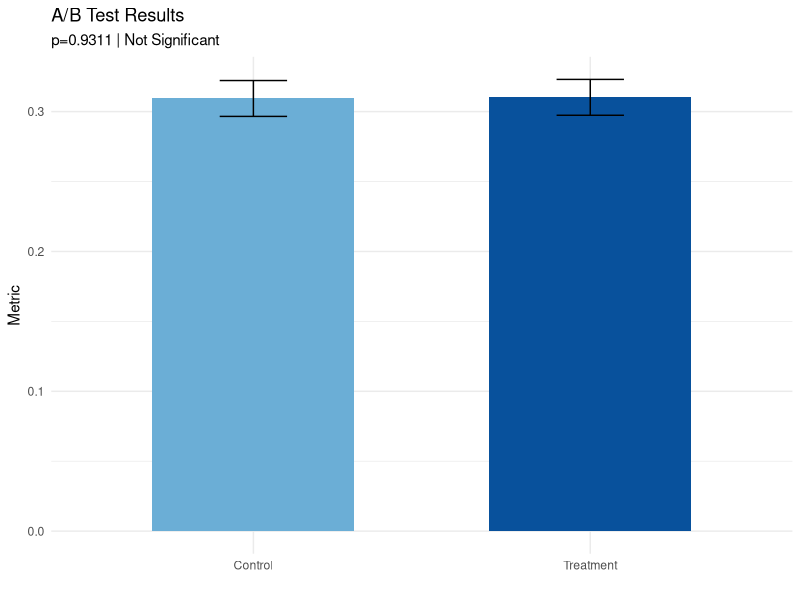

The R source for this figure:
# Music Streaming Analytics - A/B Testing in R
# =============================================

library(dplyr)
library(ggplot2)
theme_set(theme_minimal())

# Sample size calculation
calculate_sample_size <- function(baseline_rate, mde, power = 0.80, alpha = 0.05) {
  treatment_rate <- baseline_rate * (1 + mde)
  pooled_rate <- (baseline_rate + treatment_rate) / 2
  z_alpha <- qnorm(1 - alpha/2)
  z_beta <- qnorm(power)
  effect <- abs(treatment_rate - baseline_rate)
  variance <- 2 * pooled_rate * (1 - pooled_rate)
  ceiling(variance * (z_alpha + z_beta)^2 / effect^2)
}

# A/B Test Analysis
analyze_ab_test <- function(control_data, treatment_data, metric = "value", alpha = 0.05) {
  control <- control_data[[metric]]
  treatment <- treatment_data[[metric]]
  
  control_mean <- mean(control, na.rm = TRUE)
  treatment_mean <- mean(treatment, na.rm = TRUE)
  control_sd <- sd(control, na.rm = TRUE)
  treatment_sd <- sd(treatment, na.rm = TRUE)
  control_n <- length(na.omit(control))
  treatment_n <- length(na.omit(treatment))
  
  absolute_effect <- treatment_mean - control_mean
  relative_effect <- absolute_effect / control_mean
  
  t_test <- t.test(treatment, control, var.equal = FALSE)
  p_value <- t_test$p.value
  
  pooled_se <- sqrt((control_sd^2 / control_n) + (treatment_sd^2 / treatment_n))
  z <- qnorm(1 - alpha/2)
  ci_lower <- absolute_effect - z * pooled_se
  ci_upper <- absolute_effect + z * pooled_se
  
  pooled_sd <- sqrt(((control_n - 1) * control_sd^2 + (treatment_n - 1) * treatment_sd^2) / 
                      (control_n + treatment_n - 2))
  cohens_d <- absolute_effect / pooled_sd
  
  list(
    control_mean = control_mean, treatment_mean = treatment_mean,
    control_sd = control_sd, treatment_sd = treatment_sd,
    control_n = control_n, treatment_n = treatment_n,
    absolute_effect = absolute_effect, relative_effect = relative_effect,
    p_value = p_value, ci_lower = ci_lower, ci_upper = ci_upper,
    is_significant = p_value < alpha, cohens_d = cohens_d,
    t_statistic = t_test$statistic
  )
}

# Generate report
generate_report <- function(results, test_name = "A/B Test") {
  cat("\n", strrep("=", 60), "\n")
  cat(sprintf("A/B TEST: %s\n", test_name))
  cat(strrep("=", 60), "\n")
  cat(sprintf("Control: n=%d, mean=%.4f\n", results$control_n, results$control_mean))
  cat(sprintf("Treatment: n=%d, mean=%.4f\n", results$treatment_n, results$treatment_mean))
  cat(sprintf("Effect: %+.4f (%+.2f%%)\n", results$absolute_effect, results$relative_effect * 100))
  cat(sprintf("95%% CI: [%.4f, %.4f]\n", results$ci_lower, results$ci_upper))
  cat(sprintf("P-value: %.4f\n", results$p_value))
  cat(sprintf("Significant: %s\n", ifelse(results$is_significant, "YES", "NO")))
  cat(sprintf("Cohen's d: %.3f\n", results$cohens_d))
  cat(strrep("=", 60), "\n\n")
}

# Plot results
plot_ab_results <- function(results, save_path = NULL) {
  data <- data.frame(
    group = c("Control", "Treatment"),
    mean = c(results$control_mean, results$treatment_mean),
    se = c(results$control_sd, results$treatment_sd) / sqrt(c(results$control_n, results$treatment_n))
  )
  
  p <- ggplot(data, aes(x = group, y = mean, fill = group)) +
    geom_col(width = 0.6) +
    geom_errorbar(aes(ymin = mean - 1.96*se, ymax = mean + 1.96*se), width = 0.2) +
    scale_fill_manual(values = c("Control" = "#6baed6", "Treatment" = "#08519c")) +
    labs(title = "A/B Test Results",
         subtitle = sprintf("p=%.4f | %s", results$p_value, 
                           ifelse(results$is_significant, "Significant", "Not Significant")),
         x = "", y = "Metric") +
    theme(legend.position = "none")
  
  if (!is.null(save_path)) ggsave(save_path, p, width = 8, height = 6, dpi = 150)
  p
}

# Simulation
run_ab_simulation <- function(n_users = 10000, baseline = 0.30, effect = 0.05, seed = 42) {
  set.seed(seed)
  
  control_n <- n_users %/% 2
  treatment_n <- n_users - control_n
  
  control_data <- data.frame(
    user_id = paste0("u", 1:control_n),
    value = rbinom(control_n, 1, baseline)
  )
  
  treatment_data <- data.frame(
    user_id = paste0("u", (control_n+1):n_users),
    value = rbinom(treatment_n, 1, baseline * (1 + effect))
  )
  
  results <- analyze_ab_test(control_data, treatment_data)
  generate_report(results, "Personalized Recommendations")
  
  results
}

# Main
run_ab_analysis <- function(output_dir = "output") {
  dir.create(output_dir, showWarnings = FALSE, recursive = TRUE)
  
  message("Running A/B test simulation...")
  results <- run_ab_simulation(n_users = 10000, baseline = 0.30, effect = 0.05)
  
  plot_ab_results(results, file.path(output_dir, "ab_test_results.png"))
  
  # Save results
  results_df <- data.frame(
    metric = names(unlist(results)),
    value = unlist(results)
  )
  write.csv(results_df, file.path(output_dir, "ab_test_results.csv"), row.names = FALSE)
  
  message("Analysis complete!")
  results
}

# Run if executed directly
if (!interactive()) {
  args <- commandArgs(trailingOnly = TRUE)
  output_dir <- ifelse(length(args) >= 1, args[1], "output")
  run_ab_analysis(output_dir)
}
